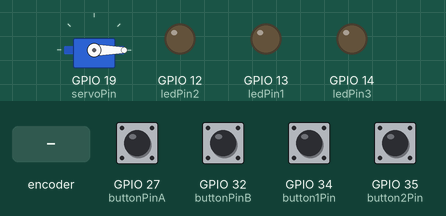
Recording of a sketch running on a simulated ESP32. Parts: servo, output pins drawn as LEDs (lit = HIGH). The test bench sets the inputs (shaded band); at power-on: GPIO 27 (buttonPinA), GPIO 32 (buttonPinB), GPIO 34 (button1Pin), GPIO 35 (button2Pin) LOW. Pins used as bus, display or sensor lines are not drawn.

Above: at 1.2 s.
1.3 s: rotary encoder on GPIO 27 (buttonPinA) / GPIO 32 (buttonPinB) turned 3 steps (first pin leading)
At 3.0 s:
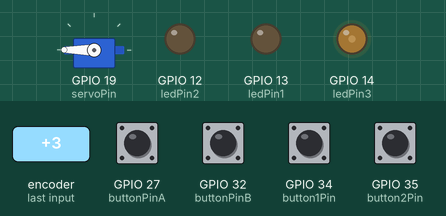
3.7 s: rotary encoder on GPIO 27 (buttonPinA) / GPIO 32 (buttonPinB) turned 1 step (first pin leading)
At 4.8 s:
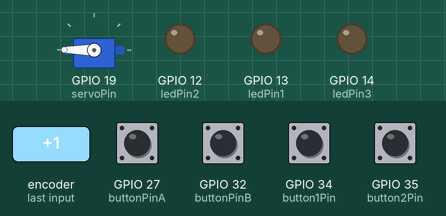
5.4 s: rotary encoder on GPIO 27 (buttonPinA) / GPIO 32 (buttonPinB) turned 3 steps (first pin leading)
At 7.2 s:
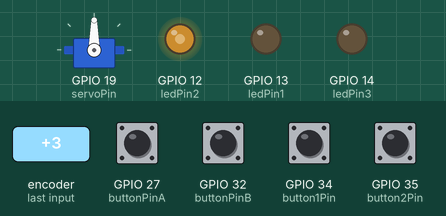
7.7 s: rotary encoder on GPIO 27 (buttonPinA) / GPIO 32 (buttonPinB) turned 1 step (first pin leading)
At 9.2 s:
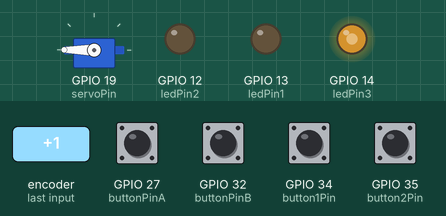
9.6 s: rotary encoder on GPIO 27 (buttonPinA) / GPIO 32 (buttonPinB) turned 3 steps (first pin leading)
At 11.6 s:
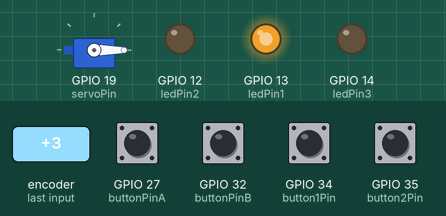
Timing chart, 0 to 12.8 s (numbered marks = the images above; inputs shaded):
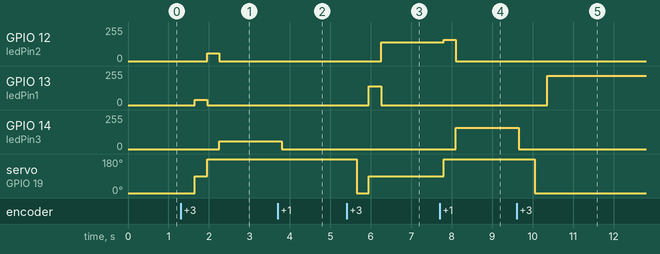

The sketch:

LabNo.4.ino
```cpp
#include <Arduino.h>
#include <ESP32Servo.h>
#include <driver/ledc.h>
#include <stdint.h>

//Servo Parte 1 y 3
const int servoPin = 19;
const int button1Pin = 34;// VERDE
const int button2Pin = 35; // NEGRO
bool button1 = LOW;
bool button2 = LOW;
#define servoChannel 0
#define freq0 5000
#define resolution2 8
// variable para guardar la posición del servo
int servoPosition = 0;
Servo myServo;
void configurarPWM2(void);

// VARIABLES, ENTREGABLES LAB
void configurarPWM(void);
const int ledPin1 = 13; //rojo
const int ledPin2 = 12; //amarillo
const int ledPin3 = 14; //azul

const int buttonPinA = 27; //blanco
const int buttonPinB = 32; //amarillo

bool buttonA = LOW;
bool buttonB = LOW;

// definicion de canales
#define rojo 1
#define verde 2
#define azul 3
// definicion de frecuencias
#define freq1 8000
#define freq2 8000
#define freq3 8000
//resolucion
#define resolution 8
// Antirrebote
unsigned long ultimoRebote = 0;
unsigned long retraso =  50;
unsigned long actualizacion = 0;
const unsigned long intervalo = 250;

int count = 0; // contador que elige led
int incremento = 0; // contador que incremente brillo

#define pinPWM 15  // salida del PWM

void configurarPWM2(void){
  ledcSetup(servoChannel, freq0, resolution2);
  ledcAttachPin(servoPin, servoChannel);
 }
void configurarPWM(void)
{
  ledcSetup(rojo, freq1, resolution);
  ledcSetup(verde, freq2, resolution);
  ledcSetup(azul, freq3, resolution);
  ledcAttachPin(ledPin1, rojo);
  ledcAttachPin(ledPin2, verde);
  ledcAttachPin(ledPin3, azul);
  }
// INTERRUPCIÓN PARA button1Pin (VERDE)

void  IRAM_ATTR ISRbutton1() {
  button1 = digitalRead(button1Pin);
  if (button1 == HIGH) {
    servoPosition++;
  }
 }

// INTERRUPCIÓN PARA button2Pin (NEGRO)
void IRAM_ATTR ISRbutton2() {
  button2 = digitalRead(button2Pin);
  if (button2 == HIGH) {
    servoPosition--;
  }

}

// INTERRUPCIÓN PARA LEDS
void IRAM_ATTR ISRbutton3() {
  buttonA = digitalRead(buttonPinA);
  if ((millis() - ultimoRebote) > retraso) {
  if (buttonA == HIGH) {
  count++;
}
 ultimoRebote = millis();
}
}

// Funcion para incrementar birllo
void ISRbutton4() {
 if (digitalRead(buttonPinB) == HIGH) {
    incremento = incremento + 20;
    if (incremento > 255) {
      incremento = 0;
   }
}
}

void setup() {
  configurarPWM2();
  configurarPWM();

  pinMode(button1Pin, INPUT);
  pinMode(button2Pin, INPUT);
// ENTREGABLE
  pinMode(buttonPinA, INPUT);
  pinMode(buttonPinB, INPUT);
//Interrupciones
  attachInterrupt(digitalPinToInterrupt(button1Pin), ISRbutton1, RISING);
  attachInterrupt(digitalPinToInterrupt(button2Pin), ISRbutton2, RISING);
  attachInterrupt(digitalPinToInterrupt(buttonPinA), ISRbutton3, RISING);
  attachInterrupt(digitalPinToInterrupt(buttonPinB), ISRbutton4, RISING);

   myServo.attach(servoPin);  // Asociar el objeto servo al pin
  myServo.write(servoPosition);        // Inicializar la posición del servo
}

void loop() {
  ledcWrite(servoChannel, servoPosition);

  delay(10);
   if (count >= 5) {
    count = 0;
    }
  if  (count == 1){
    servoPosition = 0;
    myServo.write(servoPosition);

  delay(300);
  ledcWrite(rojo, incremento);
  ledcWrite(verde, 0); //
  ledcWrite(azul, 0); //

  }
  if  (count == 2){
    servoPosition = 90;
    myServo.write(servoPosition);
  delay(300);
  ledcWrite(verde, incremento);
  ledcWrite(rojo, 0);
  ledcWrite(azul, 0);
  }
  if  (count == 3){
    servoPosition = 180;
    myServo.write(servoPosition);
  delay(300);
  ledcWrite(azul, incremento);
  ledcWrite(rojo, 0);
  ledcWrite(verde, 0);
  }

  if (count == 4) {
  ledcWrite(rojo, 0);
  ledcWrite(verde, 0);
  ledcWrite(azul, 0);

}
}
```

Measured:
- after the input at 1.3 s, GPIO 12 (ledPin2): 0/255 → 60/255 after 0.65 s, → 0/255 0.30 s later; GPIO 13 (ledPin1): 0/255 → 40/255 after 0.35 s, → 0/255 0.30 s later; GPIO 14 (ledPin3): 0/255 → 60/255 after 0.95 s; servo on GPIO 19 (servoPin): 0° → 90° after 0.35 s, → 180° 0.30 s later
- after the input at 3.7 s, GPIO 14 (ledPin3): 60/255 → 0/255 after 0.10 s
- after the input at 5.4 s, GPIO 12 (ledPin2): 0/255 → 139/255 after 0.85 s; GPIO 13 (ledPin1): 0/255 → 139/255 after 0.55 s, → 0/255 0.30 s later; servo on GPIO 19 (servoPin): 180° → 0° after 0.25 s, → 90° 0.30 s later
- after the input at 7.7 s, GPIO 12 (ledPin2): 139/255 → 159/255 after 0.10 s, → 0/255 0.30 s later; GPIO 14 (ledPin3): 0/255 → 159/255 after 0.40 s; servo on GPIO 19 (servoPin): 90° → 180° after 0.10 s
- after the input at 9.6 s, GPIO 13 (ledPin1): 0/255 → 219/255 after 0.76 s; GPIO 14 (ledPin3): 159/255 → 0/255 after 0.05 s; servo on GPIO 19 (servoPin): 180° → 0° after 0.46 s
